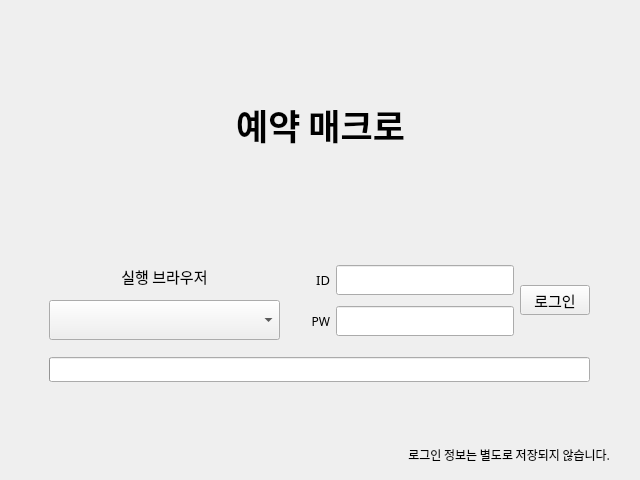
<?xml version="1.0" encoding="UTF-8"?>
<ui version="4.0">
 <class>IntroWindow</class>
 <widget class="QMainWindow" name="IntroWindow">
  <property name="windowModality">
   <enum>Qt::ApplicationModal</enum>
  </property>
  <property name="enabled">
   <bool>true</bool>
  </property>
  <property name="geometry">
   <rect>
    <x>0</x>
    <y>0</y>
    <width>640</width>
    <height>480</height>
   </rect>
  </property>
  <property name="minimumSize">
   <size>
    <width>640</width>
    <height>480</height>
   </size>
  </property>
  <property name="maximumSize">
   <size>
    <width>640</width>
    <height>480</height>
   </size>
  </property>
  <property name="font">
   <font>
    <family>돋움</family>
   </font>
  </property>
  <property name="windowTitle">
   <string>예약 도우미</string>
  </property>
  <property name="tabShape">
   <enum>QTabWidget::Rounded</enum>
  </property>
  <widget class="QWidget" name="centralwidget">
   <widget class="QWidget" name="gridLayoutWidget">
    <property name="geometry">
     <rect>
      <x>40</x>
      <y>80</y>
      <width>561</width>
      <height>91</height>
     </rect>
    </property>
    <layout class="QGridLayout" name="gridLayout_2">
     <item row="0" column="0" rowspan="2">
      <widget class="QLabel" name="titleLabel">
       <property name="text">
        <string>&lt;html&gt;&lt;head/&gt;&lt;body&gt;&lt;p align=&quot;center&quot;&gt;&lt;span style=&quot; font-size:26pt; font-weight:600;&quot;&gt;예약 매크로&lt;/span&gt;&lt;/p&gt;&lt;/body&gt;&lt;/html&gt;</string>
       </property>
       <property name="alignment">
        <set>Qt::AlignCenter</set>
       </property>
      </widget>
     </item>
    </layout>
   </widget>
   <widget class="QWidget" name="horizontalLayoutWidget">
    <property name="geometry">
     <rect>
      <x>300</x>
      <y>260</y>
      <width>290</width>
      <height>81</height>
     </rect>
    </property>
    <layout class="QHBoxLayout" name="horizontalLayout">
     <item>
      <layout class="QVBoxLayout" name="verticalLayout">
       <item>
        <layout class="QHBoxLayout" name="horizontalLayout_2">
         <item>
          <widget class="QLabel" name="label">
           <property name="minimumSize">
            <size>
             <width>30</width>
             <height>20</height>
            </size>
           </property>
           <property name="maximumSize">
            <size>
             <width>16777215</width>
             <height>30</height>
            </size>
           </property>
           <property name="font">
            <font>
             <family>돋움</family>
             <pointsize>10</pointsize>
            </font>
           </property>
           <property name="text">
            <string>ID</string>
           </property>
           <property name="alignment">
            <set>Qt::AlignRight|Qt::AlignTrailing|Qt::AlignVCenter</set>
           </property>
          </widget>
         </item>
         <item>
          <widget class="QLineEdit" name="uid">
           <property name="minimumSize">
            <size>
             <width>0</width>
             <height>30</height>
            </size>
           </property>
           <property name="maximumSize">
            <size>
             <width>16777215</width>
             <height>30</height>
            </size>
           </property>
          </widget>
         </item>
        </layout>
       </item>
       <item>
        <layout class="QHBoxLayout" name="horizontalLayout_4">
         <item>
          <widget class="QLabel" name="label_2">
           <property name="minimumSize">
            <size>
             <width>30</width>
             <height>30</height>
            </size>
           </property>
           <property name="maximumSize">
            <size>
             <width>16777215</width>
             <height>30</height>
            </size>
           </property>
           <property name="text">
            <string>PW</string>
           </property>
           <property name="alignment">
            <set>Qt::AlignRight|Qt::AlignTrailing|Qt::AlignVCenter</set>
           </property>
          </widget>
         </item>
         <item>
          <widget class="QLineEdit" name="pwd">
           <property name="minimumSize">
            <size>
             <width>0</width>
             <height>30</height>
            </size>
           </property>
           <property name="maximumSize">
            <size>
             <width>16777215</width>
             <height>30</height>
            </size>
           </property>
           <property name="echoMode">
            <enum>QLineEdit::Password</enum>
           </property>
          </widget>
         </item>
        </layout>
       </item>
      </layout>
     </item>
     <item>
      <widget class="QPushButton" name="LoginButton">
       <property name="minimumSize">
        <size>
         <width>70</width>
         <height>30</height>
        </size>
       </property>
       <property name="maximumSize">
        <size>
         <width>70</width>
         <height>30</height>
        </size>
       </property>
       <property name="font">
        <font>
         <family>돋움</family>
         <pointsize>11</pointsize>
        </font>
       </property>
       <property name="text">
        <string>로그인</string>
       </property>
      </widget>
     </item>
    </layout>
   </widget>
   <widget class="QWidget" name="gridLayoutWidget_2">
    <property name="geometry">
     <rect>
      <x>319</x>
      <y>439</y>
      <width>291</width>
      <height>31</height>
     </rect>
    </property>
    <layout class="QGridLayout" name="gridLayout_3">
     <item row="0" column="0">
      <widget class="QLabel" name="notice">
       <property name="text">
        <string>로그인 정보는 별도로 저장되지 않습니다.</string>
       </property>
       <property name="alignment">
        <set>Qt::AlignRight|Qt::AlignTrailing|Qt::AlignVCenter</set>
       </property>
      </widget>
     </item>
    </layout>
   </widget>
   <widget class="QWidget" name="verticalLayoutWidget_2">
    <property name="geometry">
     <rect>
      <x>49</x>
      <y>259</y>
      <width>231</width>
      <height>81</height>
     </rect>
    </property>
    <layout class="QVBoxLayout" name="verticalLayout_2">
     <item>
      <widget class="QLabel" name="label_3">
       <property name="font">
        <font>
         <family>돋움</family>
         <pointsize>11</pointsize>
        </font>
       </property>
       <property name="text">
        <string>실행 브라우저</string>
       </property>
       <property name="alignment">
        <set>Qt::AlignCenter</set>
       </property>
      </widget>
     </item>
     <item>
      <widget class="QComboBox" name="selectBrowser">
       <property name="minimumSize">
        <size>
         <width>0</width>
         <height>40</height>
        </size>
       </property>
       <property name="maximumSize">
        <size>
         <width>16777215</width>
         <height>40</height>
        </size>
       </property>
       <property name="editable">
        <bool>false</bool>
       </property>
       <property name="currentText">
        <string/>
       </property>
       <property name="placeholderText">
        <string/>
       </property>
       <property name="duplicatesEnabled">
        <bool>false</bool>
       </property>
      </widget>
     </item>
    </layout>
   </widget>
   <widget class="QWidget" name="gridLayoutWidget_3">
    <property name="geometry">
     <rect>
      <x>49</x>
      <y>349</y>
      <width>541</width>
      <height>41</height>
     </rect>
    </property>
    <layout class="QGridLayout" name="progressGrid">
     <item row="0" column="0">
      <widget class="QProgressBar" name="progressBar">
       <property name="value">
        <number>0</number>
       </property>
       <property name="textVisible">
        <bool>false</bool>
       </property>
      </widget>
     </item>
    </layout>
   </widget>
  </widget>
 </widget>
 <resources/>
 <connections/>
</ui>
